Frame 1 (no input): blank canvas, image omitted
Frame 60 (no input): blank canvas, image omitted
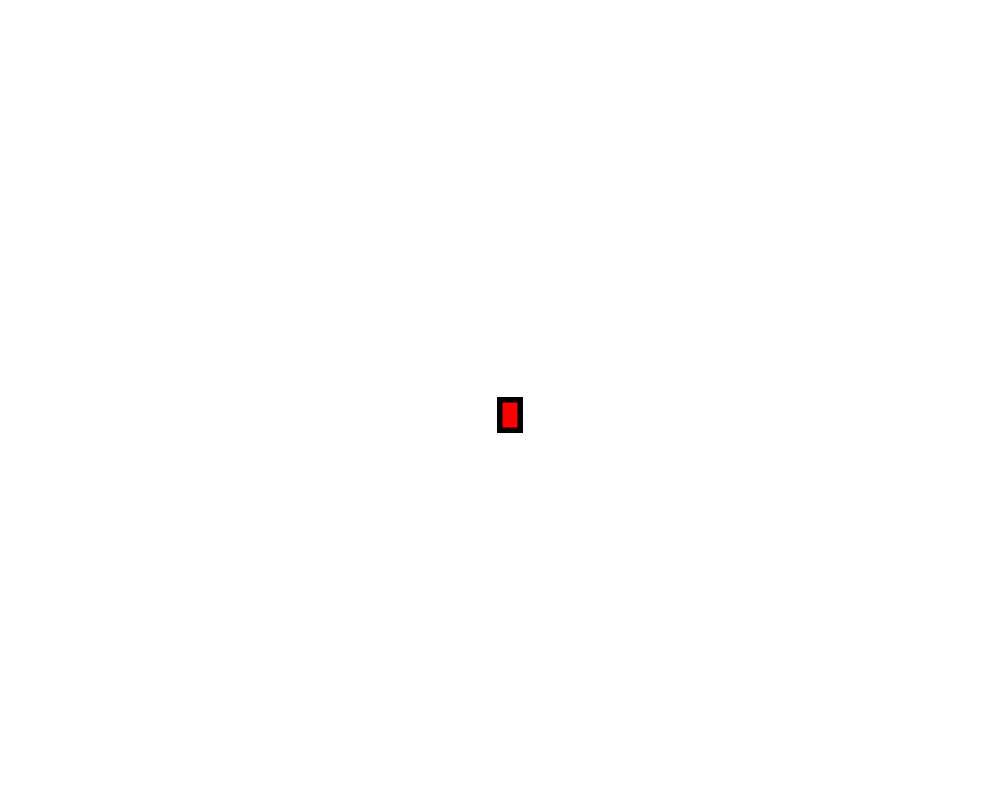
Frame 120 (the mouse pressed at the canvas centre since frame 60)

The p5.js sketch whose frames 1 and 60 were blank and that drew this single picture after the mouse press (run headless with seeded random() and noise() and a simulated clock; from frame 60 on, the mouse is pressed at the canvas centre):

// p5.js sketch
// ── sketch.js
function setup() {
  createCanvas(1000, 800);
   background(" white");
}

function draw() {
   fill("red");
   stroke("black")
   strokeWeight(5);
   if (mouseIsPressed){
   rect(mouseX, mouseY, 20, 30,);
 }
}
